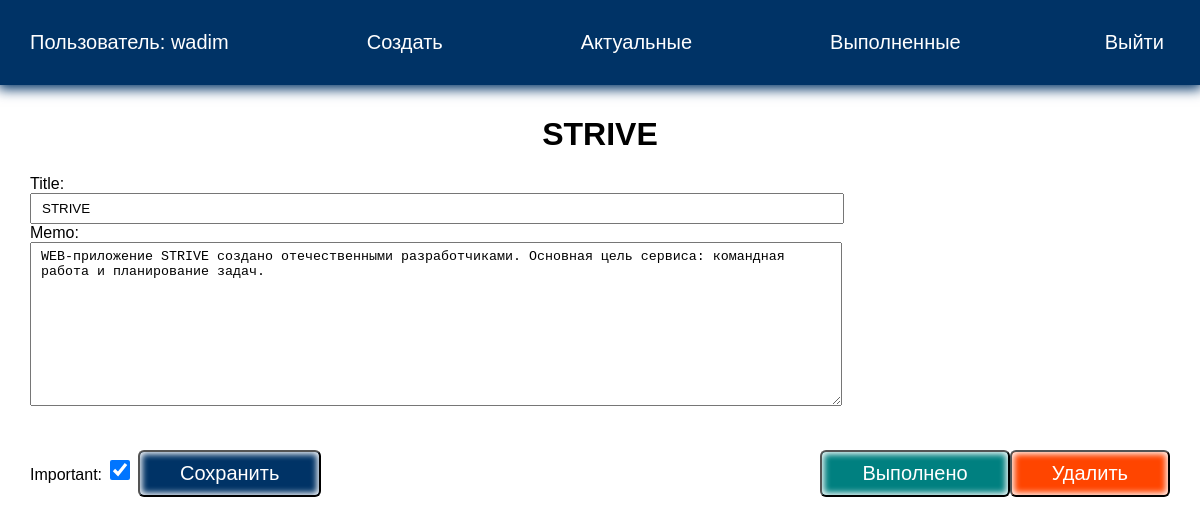
/todo/7/ (signed in), run on the app's committed database.
### todo/models.py (models this page shows, shortened)
class Todo(models.Model):
    title = models.CharField(max_length=100)
    memo = models.TextField(blank=True)
    created = models.DateTimeField(auto_now_add=True)
    date_completed = models.DateTimeField(blank=True, null=True)
    important = models.BooleanField(default=False)
    user = models.ForeignKey(User, on_delete=models.CASCADE)

### todo/views.py (the view, shortened to what this page needs)
# urls.py: path('todo/<int:todo_pk>/', views.view_todo, name='viewtodo'),
@login_required
def view_todo(request, todo_pk):
    todo = get_object_or_404(Todo, pk=todo_pk)
    if request.method == "GET":
        form = TodoForm(instance=todo)
        return render(request, 'todo/viewtodo.html', {"todo": todo, "form": form})

### todo/forms.py
class TodoForm(ModelForm):
    class Meta:
        model = Todo
        fields = ['title', 'memo', 'important']

### todo/templates/todo/viewtodo.html (shortened to what this page needs)
{% extends 'todo/base.html' %}
{% block content %}
<h1>{{ todo.title }}</h1>
<div class="but">
    <form method="POST">
        {{ form }}
        <button class="btn">Сохранить</button>
    </form>
    <form action="{% url 'completetodo' todo.id %}" method="post">
        <button class="btn good">Выполнено</button>
    </form>
    <form action="{% url 'deletetodo' todo.id %}" method="post">
        <button class="btn remove">Удалить</button>
    </form>
</div>
{% endblock %}

### todo/templates/todo/base.html (shortened to what this page needs)
<!DOCTYPE html>
{% load static %}
<html lang="en">
<head>
    <link rel="stylesheet" href="{% static 'css/style.css' %}">
</head>
<body>
    <div class="menu">
      <div class="wrap">
          <ul>
            {% if user.is_authenticated %}
            <li class="logo">Пользователь: {{ user.username }}</li>
            <li><a href="{% url 'createtodo' %}">Создать</a></li>
            <li><a href="{% url 'currenttodos' %}">Актуальные</a></li>
            <li><a href="{% url 'completedtodos' %}">Выполненные</a></li>
             <li>
                <form action="{% url 'logoutuser' %}" method="post">
                    <button class="top">Выйти</button>
                </form>
            </li>
            {% else %}
            <li><a href="{% url 'signupuser' %}">Зарегистрироваться</a></li>
            <li><a href="{% url 'loginuser' %}">Войти</a></li>
            {% endif %}
        </ul>
      </div>
    </div>
<div class="content">
    <div class="wrap">
        {% block content %}
        {% endblock %}
    </div>
</div>
</body>
</html>

### todo/static/css/style.css (style rules this page uses)
body { padding: 0; margin: 0; font-family: Arial, Helvetica, sans-serif; }
.wrap { max-width: 1200px; margin: 0 auto; padding: 10px 30px; box-sizing: border-box; }
.menu { background: #003366; box-shadow: 0 2px 12px 2px #003366; }
ul { list-style: none; padding: 0; }
.menu ul { display: flex; justify-content: space-between; align-items: center; font-size: 20px; }
.menu a, .menu li { color: #FFF; }
a { text-decoration: none; }
.btn { background: #003366; color: #fff; border-radius: 6px; box-shadow: inset 0 0 6px 2px #fff; padding: 10px 40px; margin-top: 40px; font-size: 20px; cursor: pointer; }
.center, h1, h2, h3 { text-align: center; }
input, textarea { width: 100%; padding: 6px 10px; }
.top { background: transparent; border: none; color: #FFF; font-size: 20px; cursor: pointer; }
#id_important { width: 20px; height: 20px; }
.but { display: flex; align-items: flex-end; }
.good { background: teal; }
.remove { background: orangered; }

### data on the page
Todo: title "STRIVE", memo "WEB-приложение STRIVE создано отечественными разработчиками. Основная цель сервиса: командная работа и планирование задач.", important "☑"

### other printed values
{{ user.username }} "wadim"
